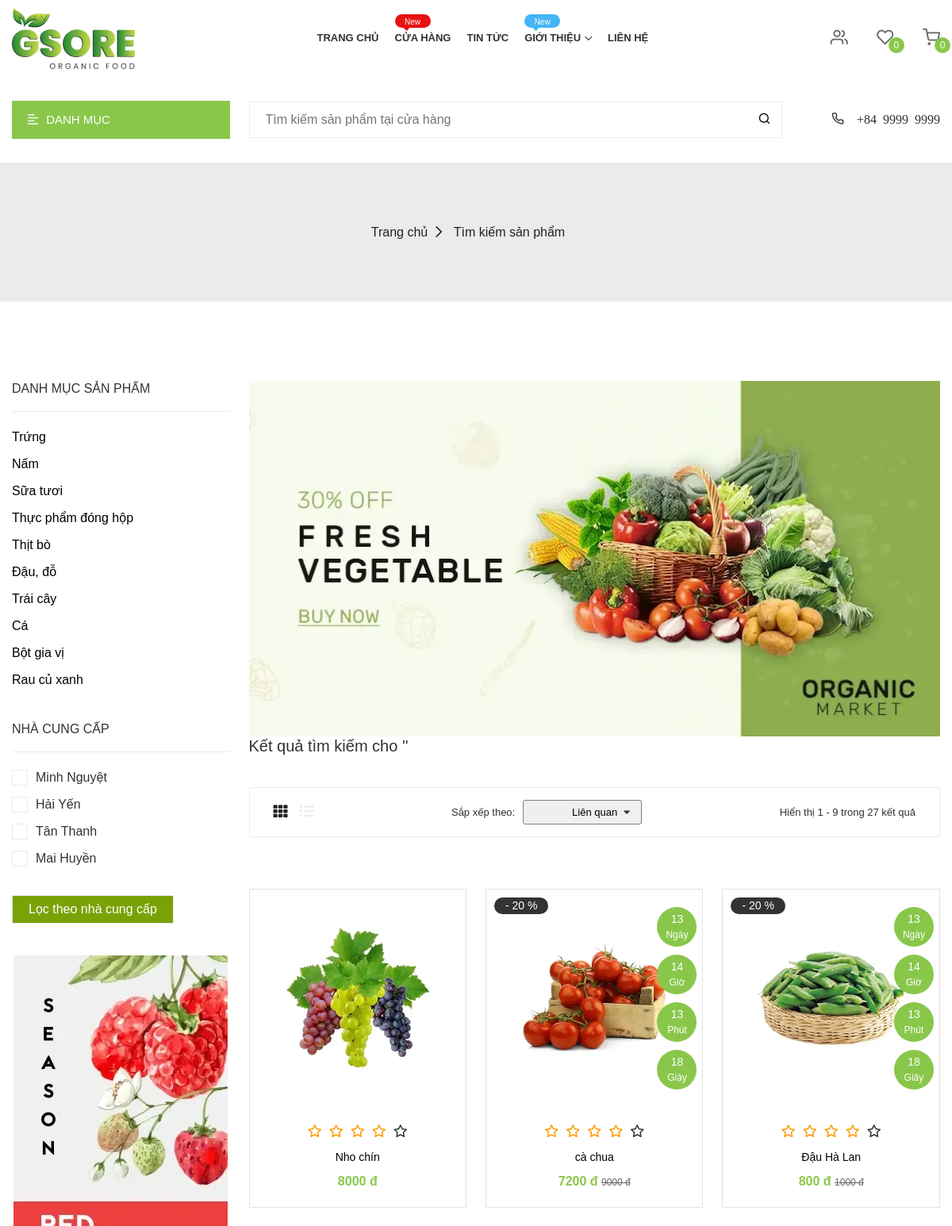
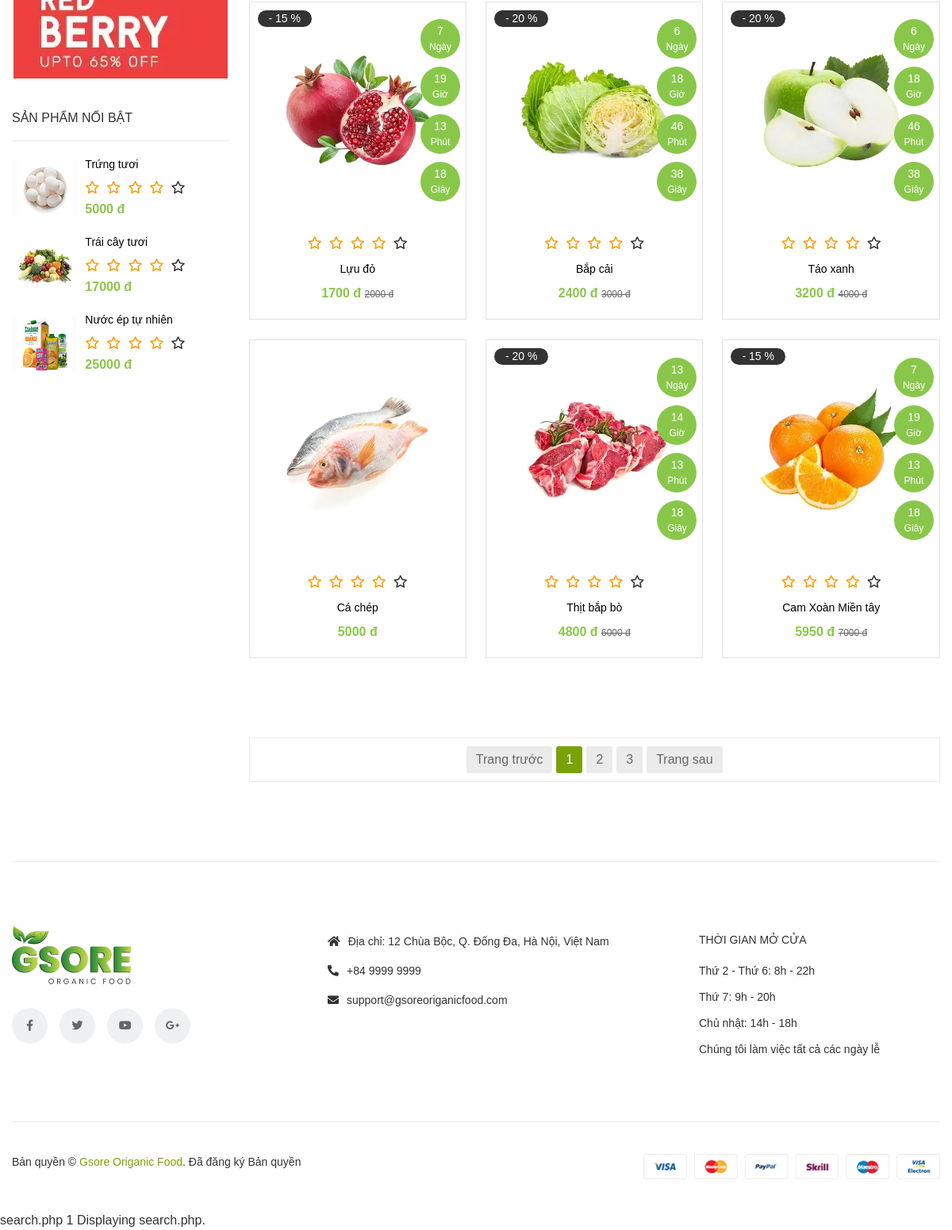
Screenshot of /search.php with the database file from the repository (2 pictures, top to bottom).
### tables this page shows
CREATE TABLE `loaisanpham` (
  `maloaisanpham` int(10) NOT NULL,
  `tenloaisanpham` varchar(100) NOT NULL,
  `anhloai` varchar(200) NOT NULL
);

CREATE TABLE `nhacungcap` (
  `manhacungcap` int(10) NOT NULL,
  `tennhacungcap` varchar(100) NOT NULL,
  `diachinhacungcap` varchar(100) NOT NULL,
  `sdtnhacungcap` int(15) NOT NULL
);

CREATE TABLE `sanpham` (
  `masanpham` int(10) NOT NULL,
  `tensanpham` varchar(100) NOT NULL,
  `maloaisanpham` int(10) NOT NULL,
  `soluong` int(15) NOT NULL,
  `dongia` int(15) NOT NULL,
  `anh` varchar(200) NOT NULL,
  `mota` text NOT NULL,
  `manhacungcap` int(10) NOT NULL,
  `makhuyenmai` int(10) NOT NULL
);

CREATE TABLE `khuyenmai` (
  `makhuyenmai` int(10) NOT NULL,
  `giamgia` int(10) NOT NULL,
  `thoihan` datetime DEFAULT NULL
);

### search.php (the view, shortened to what the rows shown need)
<!DOCTYPE html>
<html lang="zxx">
<head>
    <link rel="stylesheet" href="assets/css/vendor/jquery-ui.min.css">
    <link rel="stylesheet" href="assets/css/vendor/fontawesome.css">
    <link rel="stylesheet" href="assets/css/vendor/plaza-icon.css">
    <link rel="stylesheet" href="assets/css/vendor/bootstrap.min.css">
    <link rel="stylesheet" href="assets/css/plugin/slick.css">
    <link rel="stylesheet" href="assets/css/plugin/material-scrolltop.css">
    <link rel="stylesheet" href="assets/css/plugin/price_range_style.css">
    <link rel="stylesheet" href="assets/css/plugin/in-number.css">
    <link rel="stylesheet" href="assets/css/plugin/venobox.min.css">
    <link rel="stylesheet" href="assets/css/plugin/jquery.lineProgressbar.css">
    <link rel="stylesheet" href="assets/css/main.css">
</head>
<body>
    <main id="main-container" class="main-container">
        <div class="container">
            <div class="row flex-column-reverse flex-lg-row">
                <div class="col-lg-3">
                    <div class="sidebar">
                        <div class="sidebar__widget">
                            <ul class="sidebar__menu">
                                <?php
                                    include("config.php");
                                    $search = $_GET['q'];
                                    $sql = "SELECT *
                                            FROM loaisanpham
                                            ";
                                    $loai_san_pham = mysqli_query($ket_noi,$sql);
                                    while ($row = mysqli_fetch_array($loai_san_pham)){
                                ;?>
                                <li><a href="search.php?q=<?php echo $search; ?>&cate=<?php echo $row["tenloaisanpham"]; ?>&supplier=&sort=&page=1"><?php echo $row["tenloaisanpham"]; ?></a></li>
                                <?php
                                }
                                ?>
                            </ul>
                        </div>
                        <div class="sidebar__widget">
                            <ul class="sidebar__menu-filter ">
                                <?php
                                    include("config.php");
                                    $sql = "SELECT *
                                            FROM nhacungcap
                                            ";
                                    $nha_cung_cap = mysqli_query($ket_noi,$sql);
                                    while ($row = mysqli_fetch_array($nha_cung_cap)){
                                ;?>
                                    <li class="sidebar__menu-filter-list">
                                        <label for="men"><span><?php echo $row["tennhacungcap"]; ?></span></label>
                                    </li>
                                <?php
                                }
                                ?>
                                <br/>
                                <br/>
                            </ul>
                        </div>
                    </div>
                </div>
                <div class="col-lg-9">
                        <?php
                            $sapxep = isset($_GET['sort'])? $_GET['sort'] : '';
                        ;?>
                    <div class="product-tab-area">
                        <div class="tab-content tab-animate-zoom">
                            <div class="tab-pane show active shop-grid" id="sort-grid">
                                <div class="row">
                                    <?php
                                        include("config.php");
                                        $id = isset($_GET["page"])? $_GET["page"] : '';
                                        $loai = isset($_GET['cate'])? $_GET['cate'] : "";
                                        $ncc = isset($_GET['supplier'])? $_GET['supplier'] : "";
                                        $search = $_GET['q'];
                                        $sql = "SELECT masanpham, tensanpham, sanpham.maloaisanpham, tenloaisanpham, sanpham.anh, giamgia,thoihan, dongia, sanpham.manhacungcap, tennhacungcap
                                                FROM sanpham JOIN loaisanpham ON sanpham.maloaisanpham = loaisanpham.maloaisanpham
                                                    LEFT JOIN khuyenmai on sanpham.makhuyenmai = khuyenmai.makhuyenmai
                                                    JOIN nhacungcap on sanpham.manhacungcap = nhacungcap.manhacungcap
                                                WHERE tensanpham LIKE '%" .$search ."%' AND masanpham >= (($id-1) * 9 + 1)
                                                ";
                                        if ($loai=='') {
                                            $sql = $sql ."AND tenloaisanpham NOT IN ('') ";
                                        } else{
                                            $sql = $sql ."AND tenloaisanpham LIKE '" .$loai ."' ";
                                        }
                                        if ($ncc=='') {
                                            $sql = $sql ."AND tennhacungcap NOT IN ('') ";
                                        } else{
                                            $sql = $sql ."AND tennhacungcap IN(".$ncc .")";
                                        }
                                        if ($sapxep == '') {
                                            $sql = $sql ."ORDER BY masanpham ";
                                        } else {
                                            $sql = $sql ."ORDER BY " .$sapxep;
                                        }
                                        $sql = $sql ." LIMIT 9 ;";
                                        $san_pham = mysqli_query($ket_noi,$sql);
                                        $so_luong = mysqli_num_rows($san_pham);
                                        if ($so_luong != 0){
                                            while($row = mysqli_fetch_array($san_pham)){
                                    ;?>
                                    <div class="col-md-4 col-sm-6 col-12">
                                        <div class="product__box product__default--single text-center">
                                            <div class="product__img-box  pos-relative">
                                                <a href="product-single-default.php?id=<?php echo $row["masanpham"];?>" class="product__img--link">
                                                    <img class="product__img img-fluid" src="<?php echo 'assets/img/product/size-normal/'.$row['anh'];?>" alt="">
                                                </a>
                                                <?php
                                                    $first_date = strtotime(date($row["thoihan"]));
                                                    $second_date = strtotime(date("Y-m-d H:i:s"));
                                                    if($first_date > $second_date && $row['giamgia']!=0){
                                                        echo '<span class="product__label product__label--sale-dis">- '.$row['giamgia'].' %</span>';
                                                        echo '
                                                            <div class="product__counter-box">
                                                                <div class="product__counter-item" data-countdown="'.$row['thoihan'].'"></div>
                                                            </div>'
                                                        ;
                                                    }
                                                ;?>
                                            </div>
                                            <div class="product__content m-t-20">
                                                <ul class="product__review">
                                                    <li class="product__review--fill"><i class="icon-star"></i></li>
                                                    <li class="product__review--fill"><i class="icon-star"></i></li>
                                                    <li class="product__review--fill"><i class="icon-star"></i></li>
                                                    <li class="product__review--fill"><i class="icon-star"></i></li>
                                                    <li class="product__review--blank"><i class="icon-star"></i></li>
                                                </ul>
                                                <a href="product-single-default.php?id=<?php echo $row["masanpham"];?>" class="product__link"><?php echo $row['tensanpham'];?></a>
                                                <div class="product__price m-t-5">
                                                    <?php
                                                        $first_date = strtotime(date($row["thoihan"]));
                                                        $second_date = strtotime(date("Y-m-d H:i:s"));
                                                        if($first_date > $second_date && $row['giamgia']!=0){
                                                            $gia_da_giam = $row["dongia"]*(100 - $row["giamgia"])/100;
                                                            echo '<span class="product_price">'.$gia_da_giam.' đ'.' <del>'.$row["dongia"].' đ</del></span>';
                                                        }
                                                        else {
                                                            echo '<span class="product_price">'.$row["dongia"].' đ</span>';
                                                        }
                                                    ;?>
                                                </div>
                                            </div>
                                        </div>
                                    </div>
                                    <?php
                                            }
                                        } else echo "&emsp;Không có sản phẩm phù hợp với yêu cầu của bạn";
                                    ;?>
                                </div>
                            </div>
                        </div>
                    </div>
                </div>
            </div>
                </div>
    </main>
</body>
</html>

### rows the page displays
loaisanpham: tenloaisanpham "Trứng"
loaisanpham: tenloaisanpham "Nấm"
loaisanpham: tenloaisanpham "Sữa tươi"
loaisanpham: tenloaisanpham "Thực phẩm đóng hộp"
loaisanpham: tenloaisanpham "Thịt bò"
loaisanpham: tenloaisanpham "Đậu, đỗ"
loaisanpham: tenloaisanpham "Trái cây"
loaisanpham: tenloaisanpham "Cá"
loaisanpham: tenloaisanpham "Bột gia vị"
loaisanpham: tenloaisanpham "Rau củ xanh"
nhacungcap: tennhacungcap "Minh Nguyệt"
nhacungcap: tennhacungcap "Hải Yến"
nhacungcap: tennhacungcap "Tân Thanh"
nhacungcap: tennhacungcap "Mai Huyền"
sanpham: anh (picture), tensanpham "Nho chín", dongia "8000"
sanpham: anh (picture), makhuyenmai.giamgia "20", tensanpham "cà chua", dongia.giamgia "7200", dongia "9000"
sanpham: anh (picture), makhuyenmai.giamgia "20", tensanpham "Đậu Hà Lan", dongia.giamgia "800", dongia "1000"
sanpham: anh (picture), makhuyenmai.giamgia "15", tensanpham "Lựu đỏ", dongia.giamgia "1700", dongia "2000"
sanpham: anh (picture), makhuyenmai.giamgia "20", tensanpham "Bắp cải", dongia.giamgia "2400", dongia "3000"
sanpham: anh (picture), makhuyenmai.giamgia "20", tensanpham "Táo xanh", dongia.giamgia "3200", dongia "4000"
sanpham: anh (picture), tensanpham "Cá chép", dongia "5000"
sanpham: anh (picture), makhuyenmai.giamgia "20", tensanpham "Thịt bắp bò", dongia.giamgia "4800", dongia "6000"
sanpham: anh (picture), makhuyenmai.giamgia "15", tensanpham "Cam Xoàn Miền tây", dongia.giamgia "5950", dongia "7000"

### other values shown
$i "0"
$so_luong "27"
$i "2"
$i "3"
